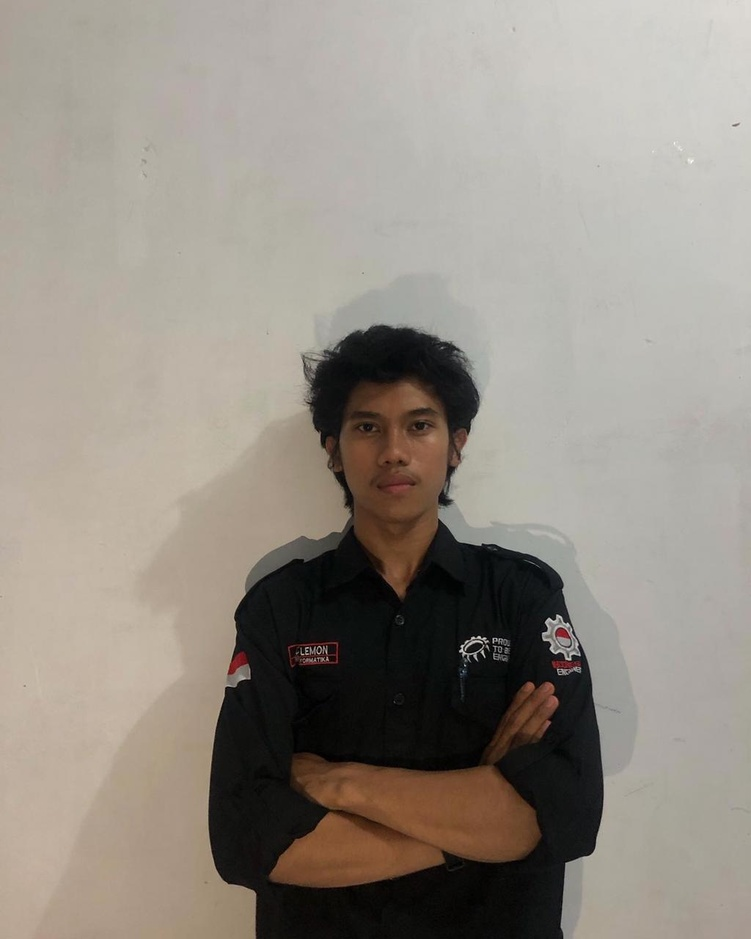
%> input picture UAS PCD/Avri.jpeg, 751 x 939 px, shrunk from 1024 x 1280 before the run
$ octave RGB.m   (GNU Octave 9; MATLAB toolbox functions it lacks are replaced by stand-ins)
%> lines starting %> are read from the running program, lines starting %| are printed output that depends on the picture
clear
clc
close all

img = imread('Avri.jpeg');
%> img is the input picture: size 939x751x3 uint8; mean R, G, B 149, 141.9, 133
R = img(:,:,1);
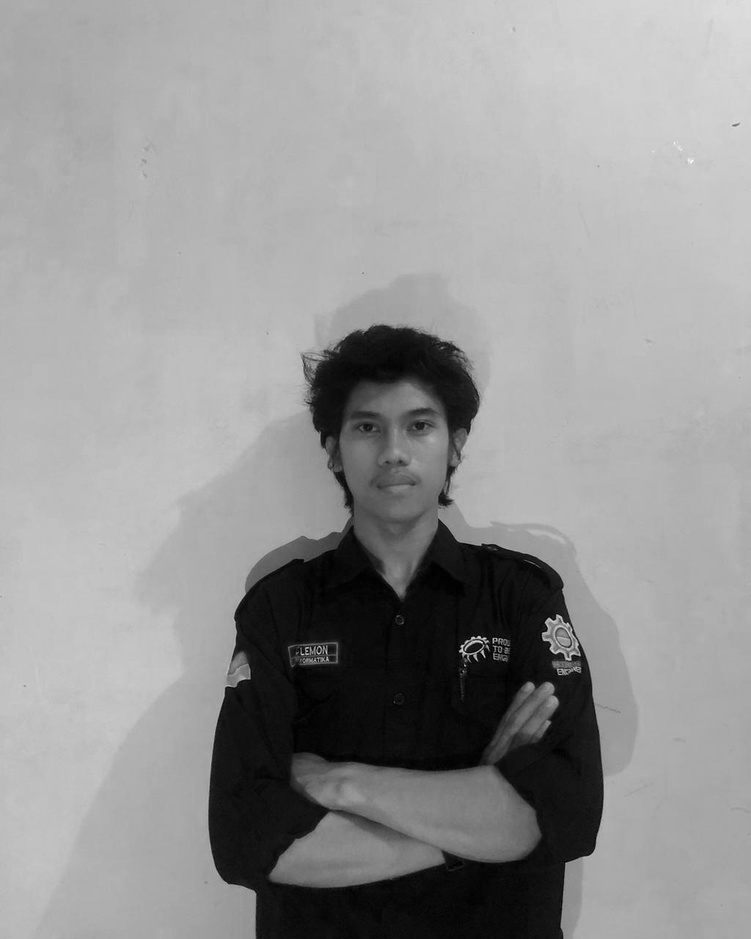
%> R: size 939x751 uint8; min 0, max 255, mean 149
G = img(:,:,2);
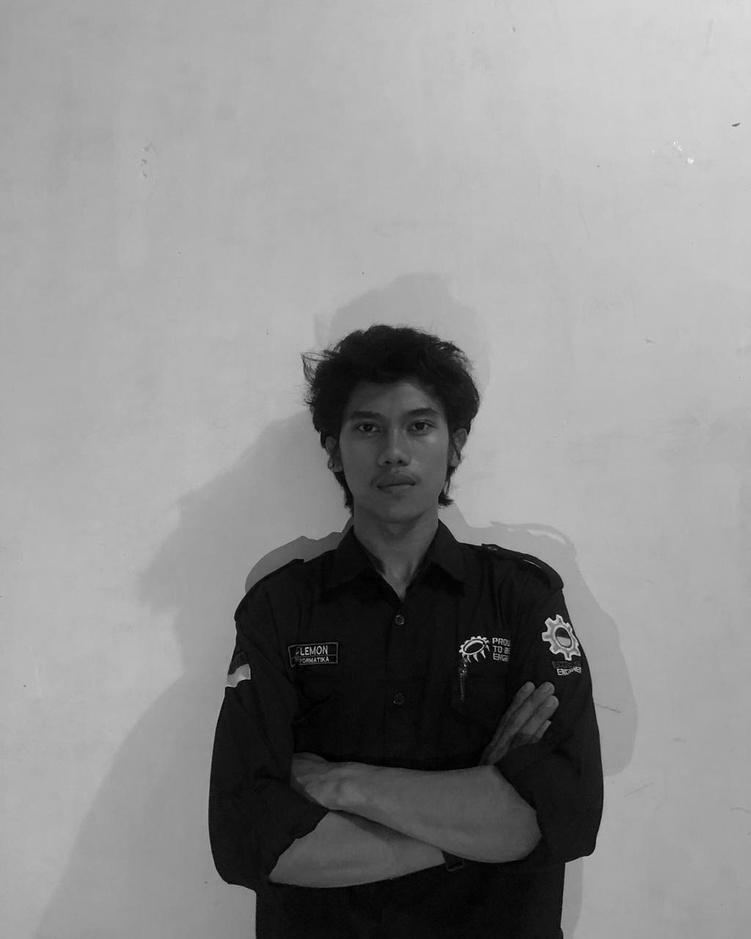
%> G: size 939x751 uint8; min 0, max 255, mean 141.9
B = img(:,:,3);
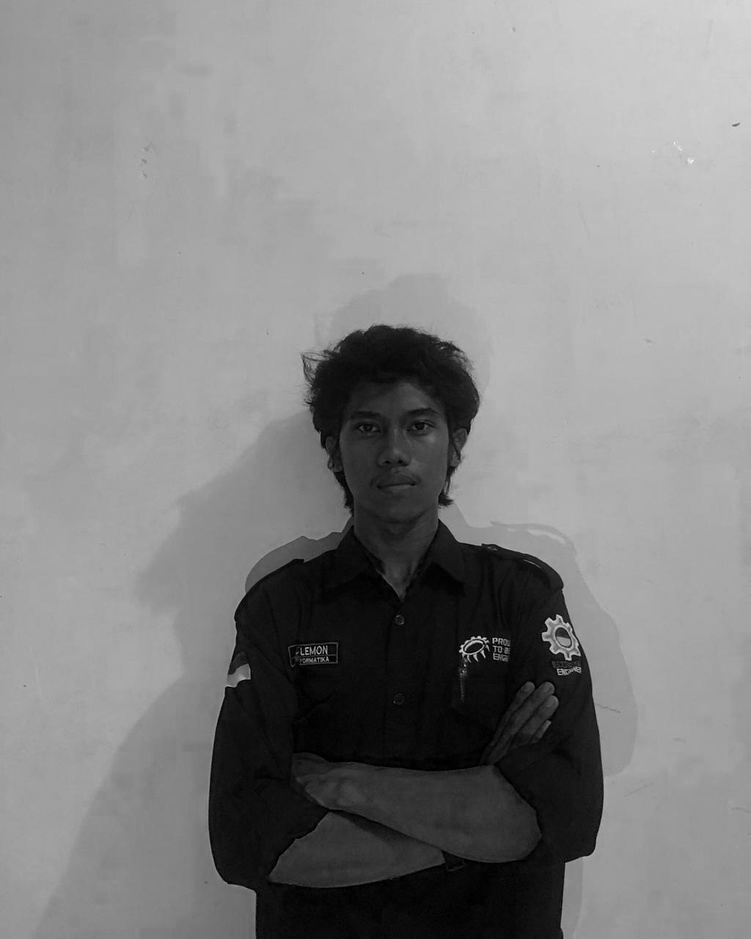
%> B: size 939x751 uint8; min 0, max 250, mean 133

red = cat(3,R,G.*0,B.*0);
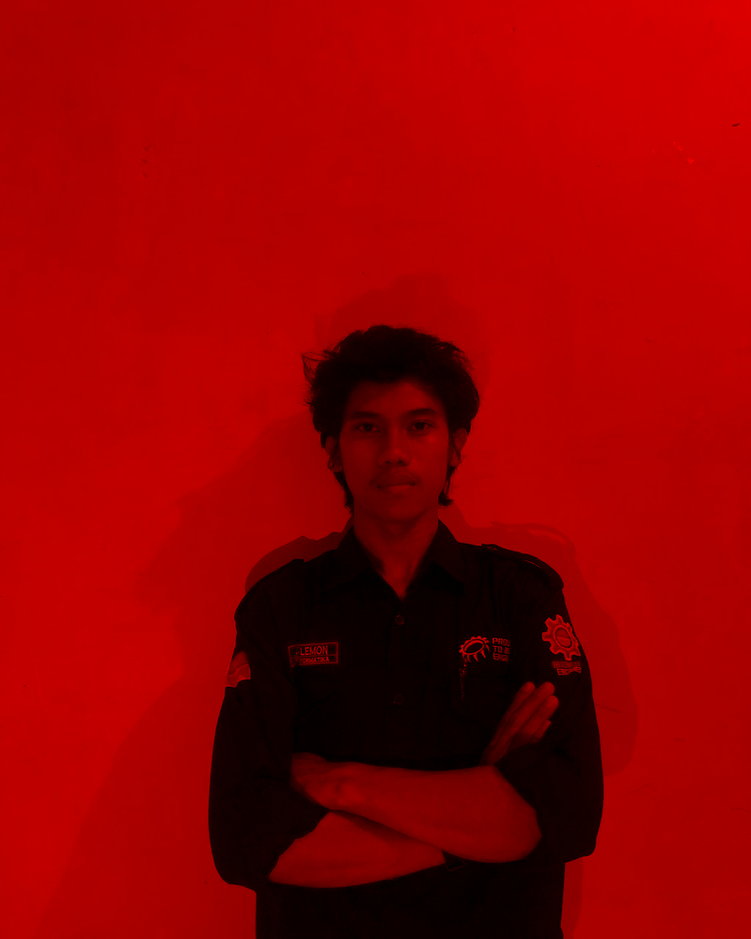
%> red: size 939x751x3 uint8; mean R, G, B 149, 0, 0
green = cat(3,R.*0,G,B.*0);
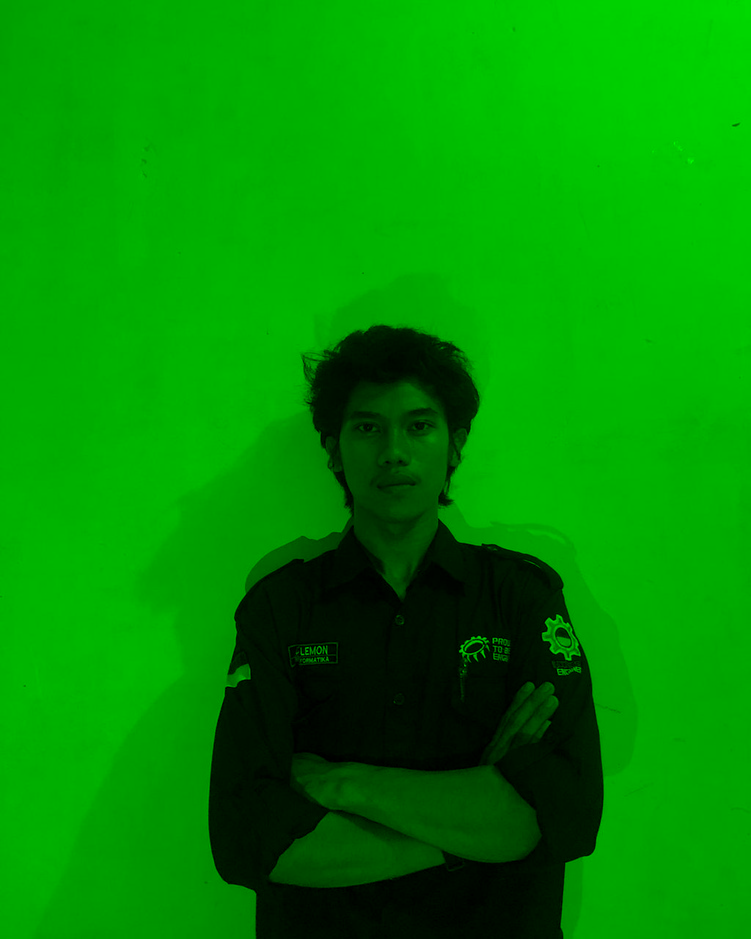
%> green: size 939x751x3 uint8; mean R, G, B 0, 141.9, 0
blue = cat(3,R.*0,G.*0,B);
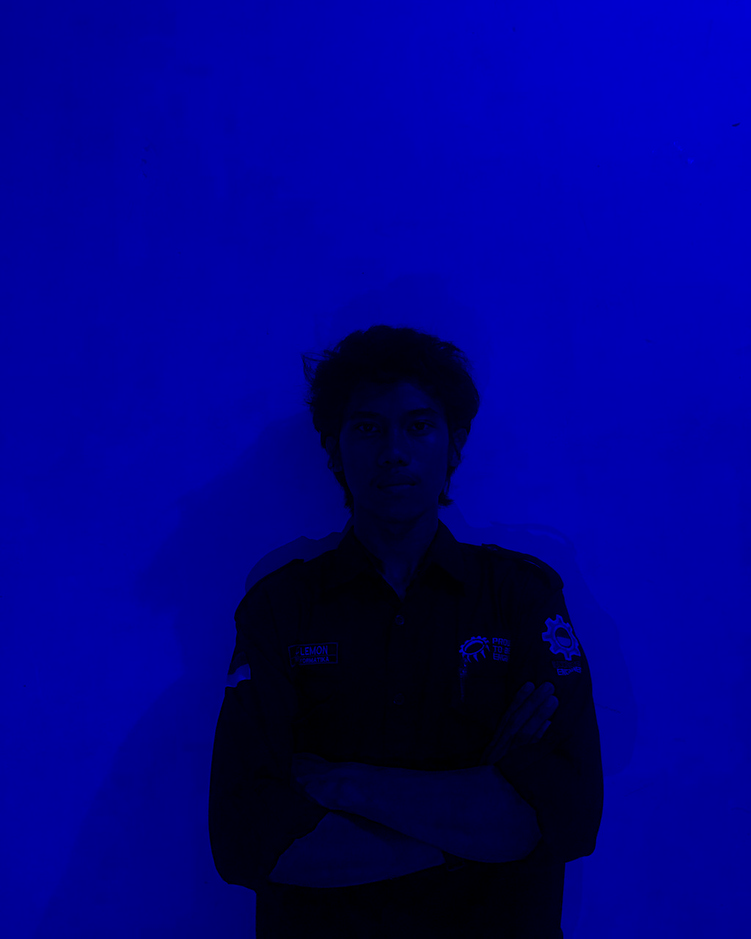
%> blue: size 939x751x3 uint8; mean R, G, B 0, 0, 133

figure,imshow(red);
figure,imshow(green);
figure,imshow(blue);
